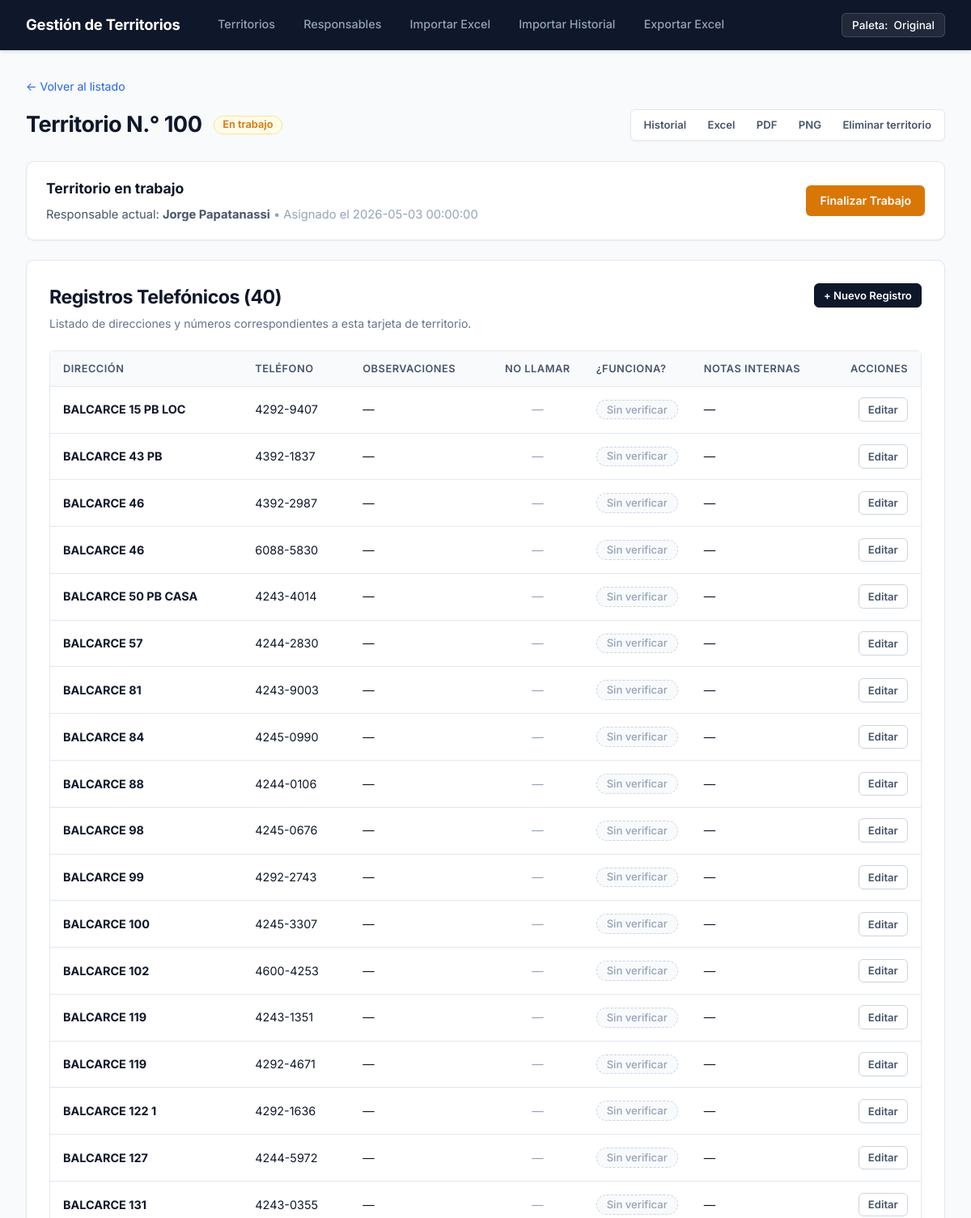
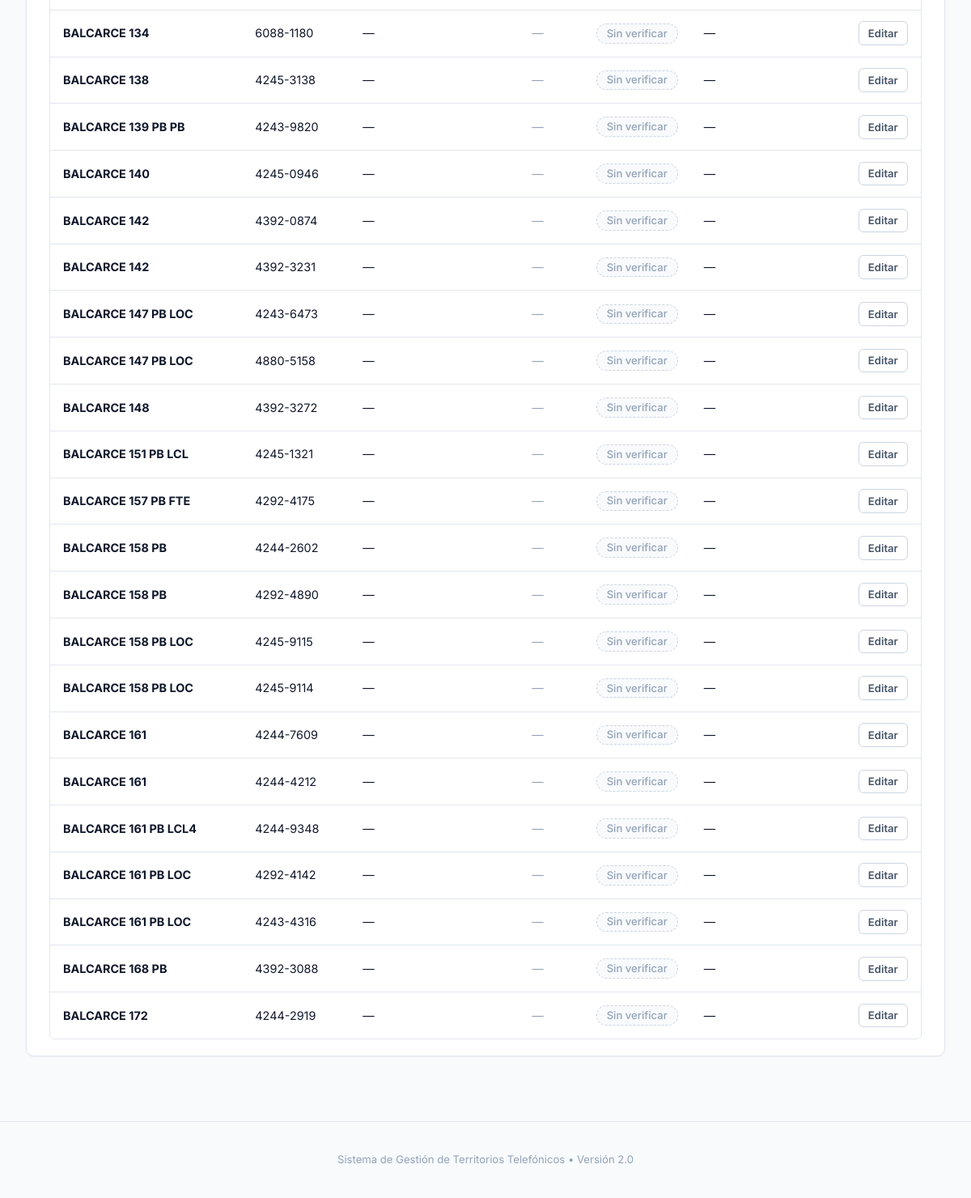
The page /territorio/1 on the database its author committed (2 pictures, top to bottom).
### tables this page shows
CREATE TABLE territorios (
    id INTEGER PRIMARY KEY AUTOINCREMENT,
    numero TEXT NOT NULL UNIQUE,
    estado TEXT CHECK(estado IN ('Disponible', 'En trabajo')) DEFAULT 'Disponible'
);

CREATE TABLE responsables (
    id INTEGER PRIMARY KEY AUTOINCREMENT,
    nombre TEXT NOT NULL,
    activo INTEGER DEFAULT 1 -- 1: activo, 0: inactivo
, telefono TEXT DEFAULT NULL, email TEXT DEFAULT NULL, fecha_alta TEXT DEFAULT NULL);

CREATE TABLE asignaciones (
    id INTEGER PRIMARY KEY AUTOINCREMENT,
    territorio_id INTEGER NOT NULL,
    responsable_id INTEGER NOT NULL,
    fecha_asignado TEXT NOT NULL,      -- Formato ISO: YYYY-MM-DD HH:MM:SS
    fecha_finalizacion TEXT DEFAULT NULL,
    detalles TEXT,
    FOREIGN KEY (territorio_id) REFERENCES territorios(id),
    FOREIGN KEY (responsable_id) REFERENCES responsables(id)
);

CREATE TABLE registros (
    id INTEGER PRIMARY KEY AUTOINCREMENT,
    territorio_id INTEGER NOT NULL,
    direccion TEXT,
    telefono TEXT NOT NULL,
    observaciones TEXT,
    no_llamar INTEGER DEFAULT 0,  -- 0: False, 1: True
    funcionan INTEGER DEFAULT NULL, -- NULL: Vacío, 1: Sí, 0: No
    notas_internas TEXT,
    FOREIGN KEY (territorio_id) REFERENCES territorios(id) ON DELETE CASCADE,
    UNIQUE(territorio_id, direccion, telefono) -- Evita duplicados en importaciones
);

### routes/territorios.py (the view)
    @app.route("/territorio/<int:territorio_id>")
    def territorio_detalle(territorio_id):
        conn = get_connection()
        territorio = conn.execute(
            "SELECT * FROM territorios WHERE id = ?", (territorio_id,)
        ).fetchone()
        if territorio is None:
            conn.close()
            abort(404)
        registros = conn.execute(
            "SELECT * FROM registros WHERE territorio_id = ? ORDER BY id",
            (territorio_id,),
        ).fetchall()
        asignacion_activa = conn.execute(
            """
            SELECT a.*, r.nombre AS responsable_nombre
            FROM asignaciones a
            JOIN responsables r ON r.id = a.responsable_id
            WHERE a.territorio_id = ? AND a.fecha_finalizacion IS NULL
            """,
            (territorio_id,),
        ).fetchone()
        responsables = conn.execute(
            "SELECT * FROM responsables WHERE activo = 1 ORDER BY nombre"
        ).fetchall()
        conn.close()
        return render_template(
            "territorio.html",
            territorio=territorio,
            registros=registros,
            asignacion_activa=asignacion_activa,
            responsables=responsables,
        )

### app/db.py (called while the page is built)
def get_connection():
    connection = sqlite3.connect(DATABASE_PATH)
    connection.row_factory = sqlite3.Row
    connection.execute("PRAGMA foreign_keys = ON")
    return connection

### templates/territorio.html (shortened to what this page needs)
{% extends "base.html" %}
{% block content %}
<div class="header-detalle-territorio" data-territorio-numero="{{ territorio.numero }}">
    <div class="breadcrumb">
        <a href="{{ url_for('index') }}" class="btn-link">&larr; Volver al listado</a>
    </div>
    <div class="territorio-hero">
        <div class="hero-left">
            <h2 class="hero-title">Territorio N.° {{ territorio.numero }}</h2>
            <div class="hero-badge">
                <span
                    class="badge {{ 'badge-en-trabajo' if territorio.estado == 'En trabajo' else 'badge-disponible' }}">
                    {{ territorio.estado }}
                </span>
            </div>
        </div>
        <div class="hero-actions">
            <a href="{{ url_for('territorio_historial', territorio_id=territorio.id) }}"
                class="btn btn-outline btn-sm">Historial</a>
            <a href="{{ url_for('exportar_excel', territorio_id=territorio.id) }}"
                class="btn btn-outline btn-sm">Excel</a>
            <a href="{{ url_for('territorio_exportar_pdf', territorio_id=territorio.id) }}"
                class="btn btn-outline btn-sm">PDF</a>
            <a href="{{ url_for('territorio_exportar_png', territorio_id=territorio.id) }}"
                class="btn btn-outline btn-sm">PNG</a>
            <form method="post" action="{{ url_for('territorio_eliminar', territorio_id=territorio.id) }}"
                id="form-eliminar-territorio">
                <button type="button" class="btn btn-danger-subtle btn-sm" id="btn-abrir-eliminar-territorio">Eliminar
                    territorio</button>
            </form>
        </div>
    </div>
</div>
{% if territorio.estado == 'Disponible' %}
<div class="panel-accion">
    <h3>Asignar territorio</h3>
    {% if responsables|length == 0 %}
    <p class="text-muted">No hay responsables activos todavía. Podés agregarlos en la sección de Responsables.</p>
    {% else %}
    <form method="post" action="{{ url_for('territorio_asignar', territorio_id=territorio.id) }}" class="form-asignar">
        <div class="form-inline-group">
            <label for="responsable_id">Responsable:</label>
            <select name="responsable_id" id="responsable_id" class="form-control" required>
                <option value="" disabled selected>Seleccionar responsable...</option>
                {% for r in responsables %}
                <option value="{{ r.id }}">{{ r.nombre }}</option>
                {% endfor %}
            </select>
        </div>
        <div class="form-inline-group flex-grow">
            <input type="text" name="detalles" placeholder="Detalles o comentarios (opcional)" class="form-control">
        </div>
        <button type="submit" class="btn btn-primary">Asignar</button>
    </form>
    {% endif %}
</div>
{% elif territorio.estado == 'En trabajo' %}
<div class="panel-accion panel-en-trabajo">
    <div class="info-asignacion">
        <h3>Territorio en trabajo</h3>
        {% if asignacion_activa %}
        <p>
            Responsable actual: <strong>{{ asignacion_activa.responsable_nombre }}</strong>
            <span class="text-muted">&bull; Asignado el {{ asignacion_activa.fecha_asignado }}</span>
        </p>
        {% endif %}
    </div>
    <form method="post" action="{{ url_for('territorio_finalizar', territorio_id=territorio.id) }}"
        data-submit-action="confirmar-finalizar-territorio">
        <button type="submit" class="btn btn-warning">Finalizar Trabajo</button>
    </form>
</div>
{% endif %}
<section class="main-card" style="margin-top: 1.5rem;">
    <div class="main-card-header">
        <div class="header-titles">
            <h3 class="card-title">Registros Telefónicos ({{ registros|length }})</h3>
            <p class="card-subtitle">Listado de direcciones y números correspondientes a esta tarjeta de territorio.</p>
        </div>
        <div class="header-actions">
            <button type="button" class="btn btn-primary btn-sm" id="btn-abrir-nuevo-reg">
                + Nuevo Registro
            </button>
        </div>
    </div>
    {% if registros|length == 0 %}
    <div class="estado-vacio">
        <p class="vacio-titulo">Este territorio todavía no tiene registros cargados</p>
        <p class="vacio-sub">Podés agregar un registro manualmente o importar desde un archivo Excel.</p>
        <button type="button" class="btn btn-primary btn-sm" id="btn-crear-primer-reg">+ Agregar Primer
            Registro</button>
    </div>
    {% else %}
    <div class="table-responsive">
        <table class="tabla-moderna tabla-registros-view">
            <thead>
                <tr>
                    <th>Dirección</th>
                    <th>Teléfono</th>
                    <th>Observaciones</th>
                    <th style="text-align: center; width: 100px;">No llamar</th>
                    <th style="width: 130px;">¿Funciona?</th>
                    <th>Notas internas</th>
                    <th style="text-align: right; width: 100px;">Acciones</th>
                </tr>
            </thead>
            <tbody>
                {% for reg in registros %}
                <tr id="fila-reg-{{ reg.id }}">
                    <td class="col-direccion">
                        <strong>{{ reg.direccion or "—" }}</strong>
                    </td>
                    <td class="col-telefono">
                        <span class="telefono-badge">{{ reg.telefono }}</span>
                    </td>
                    <td class="col-obs">
                        {{ reg.observaciones or "—" }}
                    </td>
                    <td style="text-align: center;">
                        {% if reg.no_llamar %}
                        <span class="badge badge-no-llamar">No llamar</span>
                        {% else %}
                        <span class="text-muted">—</span>
                        {% endif %}
                    </td>
                    <td>
                        {% if reg.funcionan is none %}
                        <span class="badge badge-libre">Sin verificar</span>
                        {% elif reg.funcionan == 1 %}
                        <span class="badge badge-disponible">Sí</span>
                        {% else %}
                        <span class="badge badge-error">No</span>
                        {% endif %}
                    </td>
                    <td class="col-notas">
                        {{ reg.notas_internas or "—" }}
                    </td>
                    <td style="text-align: right;">
                        <button type="button" class="btn btn-sm btn-outline btn-editar-reg" data-id="{{ reg.id }}"
                            data-direccion="{{ reg.direccion or '' }}" data-telefono="{{ reg.telefono or '' }}"
                            data-observaciones="{{ reg.observaciones or '' }}"
                            data-no-llamar="{{ 1 if reg.no_llamar else 0 }}"
                            data-funcionan="{{ '' if reg.funcionan is none else reg.funcionan }}"
                            data-notas-internas="{{ reg.notas_internas or '' }}">
                            Editar
                        </button>
                    </td>
                </tr>
                {% endfor %}
            </tbody>
        </table>
    </div>
    {% endif %}
</section>
{% endblock %}

### rows shown on the page
territorios: numero "100", estado "En trabajo"
responsables: responsable_nombre "Jorge Papatanassi"
asignaciones: fecha_asignado "2026-05-03 00:00:00"
registros: direccion "BALCARCE 15 PB LOC", telefono "4292-9407", observaciones "—", notas_internas "—"
registros: direccion "BALCARCE 43 PB", telefono "4392-1837", observaciones "—", notas_internas "—"
registros: direccion "BALCARCE 46", telefono "4392-2987", observaciones "—", notas_internas "—"
registros: direccion "BALCARCE 46", telefono "6088-5830", observaciones "—", notas_internas "—"
registros: direccion "BALCARCE 50 PB CASA", telefono "4243-4014", observaciones "—", notas_internas "—"
registros: direccion "BALCARCE 57", telefono "4244-2830", observaciones "—", notas_internas "—"
registros: direccion "BALCARCE 81", telefono "4243-9003", observaciones "—", notas_internas "—"
registros: direccion "BALCARCE 84", telefono "4245-0990", observaciones "—", notas_internas "—"
registros: direccion "BALCARCE 88", telefono "4244-0106", observaciones "—", notas_internas "—"
registros: direccion "BALCARCE 98", telefono "4245-0676", observaciones "—", notas_internas "—"
registros: direccion "BALCARCE 99", telefono "4292-2743", observaciones "—", notas_internas "—"
registros: direccion "BALCARCE 100", telefono "4245-3307", observaciones "—", notas_internas "—"
registros: direccion "BALCARCE 102", telefono "4600-4253", observaciones "—", notas_internas "—"
registros: direccion "BALCARCE 119", telefono "4243-1351", observaciones "—", notas_internas "—"
registros: direccion "BALCARCE 119", telefono "4292-4671", observaciones "—", notas_internas "—"
registros: direccion "BALCARCE 122 1", telefono "4292-1636", observaciones "—", notas_internas "—"
registros: direccion "BALCARCE 127", telefono "4244-5972", observaciones "—", notas_internas "—"
registros: direccion "BALCARCE 131", telefono "4243-0355", observaciones "—", notas_internas "—"
registros: direccion "BALCARCE 134", telefono "6088-1180", observaciones "—", notas_internas "—"
registros: direccion "BALCARCE 138", telefono "4245-3138", observaciones "—", notas_internas "—"
registros: direccion "BALCARCE 139 PB PB", telefono "4243-9820", observaciones "—", notas_internas "—"
registros: direccion "BALCARCE 140", telefono "4245-0946", observaciones "—", notas_internas "—"
registros: direccion "BALCARCE 142", telefono "4392-0874", observaciones "—", notas_internas "—"
registros: direccion "BALCARCE 142", telefono "4392-3231", observaciones "—", notas_internas "—"
registros: direccion "BALCARCE 147 PB LOC", telefono "4243-6473", observaciones "—", notas_internas "—"
registros: direccion "BALCARCE 147 PB LOC", telefono "4880-5158", observaciones "—", notas_internas "—"
registros: direccion "BALCARCE 148", telefono "4392-3272", observaciones "—", notas_internas "—"
registros: direccion "BALCARCE 151 PB LCL", telefono "4245-1321", observaciones "—", notas_internas "—"
registros: direccion "BALCARCE 157 PB FTE", telefono "4292-4175", observaciones "—", notas_internas "—"
registros: direccion "BALCARCE 158 PB", telefono "4244-2602", observaciones "—", notas_internas "—"
registros: direccion "BALCARCE 158 PB", telefono "4292-4890", observaciones "—", notas_internas "—"
registros: direccion "BALCARCE 158 PB LOC", telefono "4245-9115", observaciones "—", notas_internas "—"
registros: direccion "BALCARCE 158 PB LOC", telefono "4245-9114", observaciones "—", notas_internas "—"
registros: direccion "BALCARCE 161", telefono "4244-7609", observaciones "—", notas_internas "—"
registros: direccion "BALCARCE 161", telefono "4244-4212", observaciones "—", notas_internas "—"
registros: direccion "BALCARCE 161 PB LCL4", telefono "4244-9348", observaciones "—", notas_internas "—"
registros: direccion "BALCARCE 161 PB LOC", telefono "4292-4142", observaciones "—", notas_internas "—"
registros: direccion "BALCARCE 161 PB LOC", telefono "4243-4316", observaciones "—", notas_internas "—"
registros: direccion "BALCARCE 168 PB", telefono "4392-3088", observaciones "—", notas_internas "—"
registros: direccion "BALCARCE 172", telefono "4244-2919", observaciones "—", notas_internas "—"

### other values the page prints
{{ registros|length }} "40"
